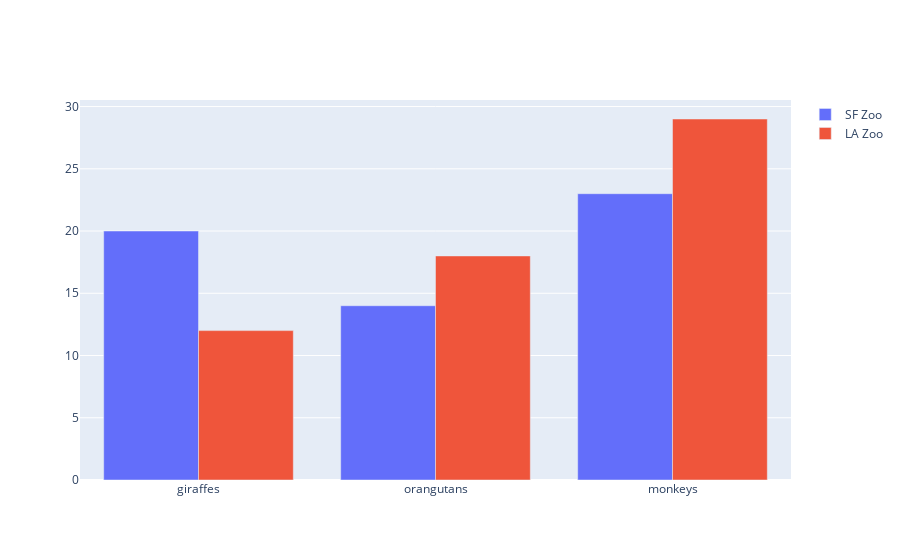

Source (notebook cell):
### Code cell
# A better toy example
import plotly.graph_objects as go
animals=['giraffes', 'orangutans', 'monkeys']

fig = go.Figure(data=[
    go.Bar(name='SF Zoo', x=animals, y=[20, 14, 23]),
    go.Bar(name='LA Zoo', x=animals, y=[12, 18, 29])
])
# Change the bar mode
fig.update_layout(barmode='group')
fig.show()

### Figure 1 — Plotly figure (JSON) as saved in the notebook; plotly's stock layout.template omitted (floating-point values rounded to 4 significant figures)
{"data": [{"name": "SF Zoo", "type": "bar", "x": ["giraffes", "orangutans", "monkeys"], "y": [20, 14, 23]}, {"name": "LA Zoo", "type": "bar", "x": ["giraffes", "orangutans", "monkeys"], "y": [12, 18, 29]}], "layout": {"barmode": "group"}}
